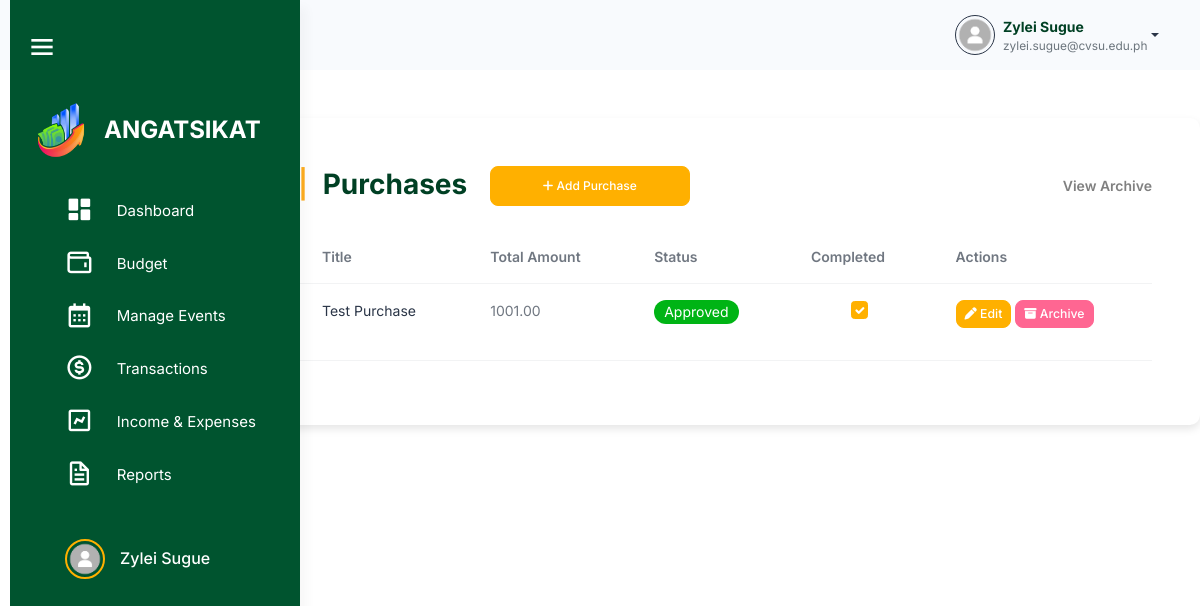
The page /src/budget_management/purchases/purchases.php (signed in) on the database its author committed.
### tables this page shows
CREATE TABLE `users` (
  `user_id` int(11) NOT NULL,
  `username` varchar(100) NOT NULL,
  `password` varchar(255) NOT NULL,
  `profile_picture` varchar(255) NOT NULL,
  `first_name` varchar(255) NOT NULL,
  `last_name` varchar(255) NOT NULL,
  `email` varchar(100) NOT NULL,
  `role` enum('admin','officer','member') NOT NULL,
  `organization_id` int(11) DEFAULT NULL,
  `archived` tinyint(1) DEFAULT 0,
  `created_at` timestamp NOT NULL DEFAULT current_timestamp()
);

CREATE TABLE `purchases` (
  `purchase_id` int(11) NOT NULL,
  `plan_id` int(11) NOT NULL,
  `title` varchar(255) NOT NULL,
  `total_amount` decimal(10,2) DEFAULT 0.00,
  `purchase_status` enum('Pending','Approved','Disapproved') NOT NULL DEFAULT 'Pending',
  `completion_status` tinyint(1) DEFAULT 0,
  `archived` tinyint(1) DEFAULT 0,
  `created_at` timestamp NOT NULL DEFAULT current_timestamp(),
  `organization_id` int(11) NOT NULL
);

### src/user_query.php (called while the page is built, shortened)
<?php
$user_id = $_SESSION['user_id'];
$user_query = "SELECT * FROM users WHERE user_id = '$user_id'";
$user_result = mysqli_query($conn, $user_query);
if ($user_result && mysqli_num_rows($user_result) > 0) {
    $user = mysqli_fetch_assoc($user_result);
    $firstname = $user['first_name'];
    $lastname = $user['last_name'];
    $fullname = $firstname . ' ' . $lastname;
    $email = $user['email'];
} else {
    echo "Error fetching user data: " . mysqli_error($conn);
    exit();
}
?>

### src/session_check.php (called while the page is built, shortened)
<?php
$organization_id = $_SESSION['organization_id'];
?>

### src/budget_management/purchases/purchases.php (the view, shortened to what this page needs)
<?php
include '../../connection.php';
include '../../session_check.php';
include '../../user_query.php';
$sql = "SELECT * FROM purchases WHERE archived = 0 AND organization_id = $organization_id";
$result = $conn->query($sql);
?>
<!DOCTYPE html>
<html lang="en">
<head>
    <link rel="stylesheet" href="../../assets/css/styles.min.css" />
    <link rel="stylesheet" href="../../html/sidebar.css" />
    <link rel="stylesheet" href="../../activity_management/css/activities.css" />
    <link href="https://unpkg.com/boxicons@2.1.4/css/boxicons.min.css" rel="stylesheet" />
    <link rel="stylesheet" href="https://cdnjs.cloudflare.com/ajax/libs/font-awesome/6.6.0/css/all.min.css">
    <link rel="stylesheet" href="https://cdn.datatables.net/2.1.7/css/dataTables.bootstrap.min.css" />
</head>
<body>
    <div class="body-wrapper">
        <header class="app-header">
            <nav class="navbar navbar-expand-lg navbar-light">
                <div class="navbar-collapse justify-content-end px-0" id="navbarNav">
                    <div class="container-fluid d-flex justify-content-end align-items-center" style="padding: 0 1rem;">
                        <div class="dropdown">
                            <a href="#" class="dropdown-toggle d-flex align-items-center" data-bs-toggle="dropdown"
                                aria-expanded="false" style="text-decoration: none;">
                                <img class="border border-dark rounded-circle" src="<?php echo !empty($profile_picture) ? 'default.png' . htmlspecialchars($profile_picture) : 'default.png'; ?>" alt="Profile"
                                    style="width: 40px; height: 40px; margin-left: 10px;">
                                <div class="d-flex flex-column align-items-start ms-2">
                                    <span style="font-weight: bold; color: #004024;"><?php echo htmlspecialchars($fullname); ?></span>
                                    <span style="font-size: 0.85em; color: #6c757d;"><?php echo htmlspecialchars($email); ?></span>
                                </div>
                            </a>
                        </div>
                    </div>
                </div>
            </nav>
        </header>
    </div>
    <div class="page-wrapper" id="main-wrapper" data-layout="vertical" data-navbarbg="skin6" data-sidebartype="full"
        data-sidebar-position="fixed" data-header-position="fixed">
        <aside class="left-sidebar" id="sidebar">
            <div class="top-bar">
                <div id="toggleSidebar" class="burger-icon">
                    <i class="bx bx-menu"></i>
                </div>
            </div>
            <div>
                <div class="brand-logo logo-container">
                    <a href="../html/officer_dashboard.html" class="logo-img">
                        <img src="angat sikat.png" alt="Angat Sikat Logo" class="sidebar-logo">
                    </a>
                    <span class="logo-text">ANGATSIKAT</span>
                </div>
                <nav class="sidebar-nav mx-4">
                    <ul id="sidebarnav">
                        <li class="sidebar-item">
                            <a class="sidebar-link" href="../dashboard/officer_dashboard.php" aria-expanded="false" data-tooltip="Dashboard">
                                <i class="bx bxs-dashboard"></i>
                                <span class="hide-menu">Dashboard</span>
                            </a>
                        </li>
                        <li class="sidebar-item">
                            <a class="sidebar-link" aria-expanded="false" data-tooltip="Budget">
                                <i class="bx bx-wallet"></i>
                                <span class="hide-menu">Budget</span>
                            </a>
                        </li>
                        <li class="sidebar-item">
                            <a class="sidebar-link" href="../activity_management/activities.php" aria-expanded="false" data-tooltip="Manage Events">
                                <i class="bx bx-calendar"></i>
                                <span class="hide-menu">Manage Events</span>
                            </a>
                        </li>
                        <li class="sidebar-item">
                            <a class="sidebar-link" href="#transactions" aria-expanded="false" data-tooltip="Transactions">
                                <i class="bx bx-dollar-circle"></i>
                                <span class="hide-menu">Transactions</span>
                            </a>
                        </li>
                        <li class="sidebar-item">
                            <a class="sidebar-link" aria-expanded="false" data-tooltip="Income & Expenses">
                                <i class="bx bx-chart"></i>
                                <span class="hide-menu">Income & Expenses</span>
                            </a>
                        </li>
                        <li class="sidebar-item">
                            <a class="sidebar-link" href="#reports.php" aria-expanded="false" data-tooltip="Reports">
                                <i class="bx bx-file"></i>
                                <span class="hide-menu">Reports</span>
                            </a>
                        </li>
                        <li class="sidebar-item profile-container">
                            <a class="sidebar-link" href="../user/profile.html" aria-expanded="false" data-tooltip="Profile">
                                <div class="profile-pic-border">
                                    <img src="<?php echo !empty($profile_picture) ? 'default.png' . htmlspecialchars($profile_picture) : 'default.png'; ?>" alt="Profile Picture" class="profile-pic" />
                                </div>
                                <span class="profile-name"><?php echo htmlspecialchars($user['first_name']) . ' ' . htmlspecialchars($user['last_name']); ?></span>
                            </a>
                        </li>
                    </ul>
                </nav>
            </div>
        </aside>
            <div class="container mt-5 p-5">
                <h2 class="mb-4 d-flex align-items-center justify-content-between">
                    <div>
                        <span class="text-warning fw-bold me-2">|</span> Purchases
                        <button class="btn btn-primary ms-3" data-bs-toggle="modal" data-bs-target="#addPurchaseModal"
                        style="height: 40px; width: 200px; border-radius: 8px; font-size: 12px;">
                            <i class="fa-solid fa-plus"></i> Add Purchase
                        </button>
                    </div>
                    <a href="purchases_archive.php" class="text-gray text-decoration-none fw-bold"
                    style="font-size: 14px;">
                        View Archive
                    </a>
                </h2>
                    <table id="purchasesTable" class="table">
                    <thead>
                        <tr>
                            <th>Title</th>
                            <th>Total Amount</th>
                            <th>Status</th>
                            <th>Completed</th>
                            <th>Actions</th>
                        </tr>
                    </thead>
                    <tbody>
                        <?php
                        if ($result->num_rows > 0) {
                            while($row = $result->fetch_assoc()) {
                                $checked = $row['completion_status'] ? 'checked' : '';
                                $disabled = ($row['purchase_status'] !== 'Approved') ? 'disabled' : '';
                                echo "<tr>
                                        <td><a class='link-offset-2 link-underline link-underline-opacity-0' href='purchase_details.php?purchase_id={$row['purchase_id']}'>{$row['title']}</a></td>
                                        <td>{$row['total_amount']}</td>
                                        <td>";
                                if ($row['purchase_status'] == 'Pending') {
                                    echo "<span class='badge rounded-pill pending'>Pending</span>";
                                } elseif ($row['purchase_status'] == 'Approved') {
                                    echo "<span class='badge rounded-pill approved'>Approved</span>";
                                } elseif ($row['purchase_status'] == 'Disapproved') {
                                    echo "<span class='badge rounded-pill disapproved'>Disapproved</span>";
                                }
                                echo "</td>
                                    <td>
                                        <input type='checkbox' class='form-check-input' onclick='showConfirmationModal({$row['purchase_id']}, this.checked)' $checked $disabled>
                                    </td>
                                    <td>
                                        <button class='btn btn-primary btn-sm edit-btn mb-3' data-bs-toggle='modal' data-bs-target='#editPurchaseModal' data-id='{$row['purchase_id']}'>
                                            <i class='fa-solid fa-pen'></i> Edit
                                        </button>
                                        <button class='btn btn-danger btn-sm archive-btn mb-3' data-id='{$row['purchase_id']}'><i class='fa-solid fa-box-archive'></i> Archive</button>
                                    </td>
                                    </tr>";
                            }
                        } else {
                            echo "<tr><td colspan='5' class='text-center'>No purchases found</td></tr>";
                        }
                        ?>
                    </tbody>
                </table>
            </div>
        </div>
</body>
</html>

### src/html/sidebar.css (style rules this page uses)
#sidebar { width: 290px; background-color: #00542f; transition: width 0.3s, height 0.3s; display: flex; flex-direction: column; height: 100vh; position: fixed; left: 0; top: 0; border-radius: 0; overflow-x: hidden; z-index: 1000; }
#sidebar .sidebar-item a { display: flex; align-items: center; padding: 10px 15px; color: #ffffff; text-decoration: none; border-radius: 8px; transition: background-color 0.3s; }
.profile-container { display: flex; align-items: center; width: 100%; margin-top: 30px; }
.sidebar-item { position: relative; }
.page-wrapper { transition: margin-left 0.3s; }

### src/activity_management/css/activities.css (style rules this page uses)
:root { --bs-font-sans-serif: "Inter", sans-serif; --bs-primary: #ffb000; --bs-secondary: #6c757d; --bs-danger: #ff6692; --bs-body-font-size: 0.875rem; --bs-body-font-weight: 400; --bs-body-line-height: 1.5; --bs-body-color: #111c2d99; --bs-body-bg: #fff; --bs-border-color: #e4ebf0; --bs-heading-color: #111c2d; --bs-border-radius: 7px; --bs-gutter-x: 24px; --bs-btn-font-size: 0.875rem; --bs-card-spacer-y: 30px; --bs-card-spacer-x: 30px; --bs-card-border-width: 0px; --bs-success-rgb: 19,222,185; --bs-primary-rgb: 255, 176, 0; --bs-light-rgb: 246,249,252; --bs-dark-rgb: 42,53,71; }
.container { padding-top: 20px; background-color: #fff; border-radius: 10px; box-shadow: 0 4px 8px rgba(0, 0, 0, 0.1); }
table td .form-check-input { margin-left: auto; margin-right: auto; display: block; width: 1.25em; height: 1.25em; }
table { table-layout: auto; max-width: 100%; height: auto; border-collapse: collapse; }
.btn-primary { background-color: #ffb000; border-color: #ffb000; }
.badge.rounded-pill.approved { background-color: #00b415; color: #fff; }
#sidebar { width: 290px; background-color: #00542f; transition: width 0.3s, height 0.3s; display: flex; flex-direction: column; height: 100vh; position: fixed; left: 0; top: 0; border-radius: 0; overflow-x: hidden; z-index: 1000; }
#sidebar .sidebar-item a { display: flex; align-items: center; padding: 10px 15px; color: #ffffff; text-decoration: none; border-radius: 8px; transition: background-color 0.3s; }
.profile-container { display: flex; align-items: center; width: 100%; margin-top: 30px; }
.sidebar-item { position: relative; }
.page-wrapper { transition: margin-left 0.3s; }

### src/budget_management/purchases/purchases.php (style rules this page uses)
.left-sidebar { width: 250px; position: fixed; top: 0; left: 10px; height: 100%; background-color: #00542F; overflow: hidden; transition: width 0.3s ease-in-out; }
#main-wrapper { margin-left: 250px; transition: margin-left 0.3s ease-in-out; }

### rows shown on the page
users: fullname "Zylei Sugue", email "zylei.sugue@cvsu.edu.ph", first_name "Zylei", last_name "Sugue"
purchases: title "Test Purchase", total_amount "1001.00", purchase_status "Approved"
